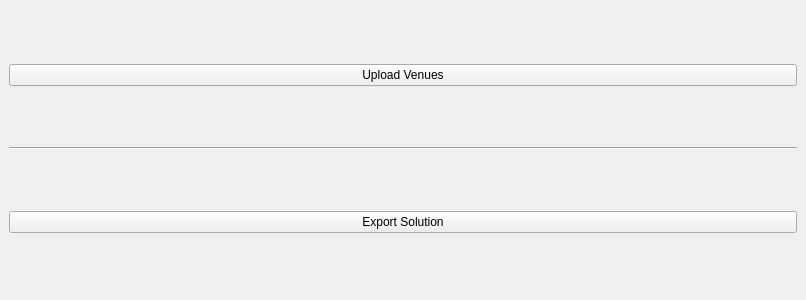
<?xml version="1.0" encoding="UTF-8"?>
<ui version="4.0">
    <class>Export</class>
    <widget class="QDockWidget" name="Export">
        <property name="geometry">
            <rect>
                <x>0</x>
                <y>0</y>
                <width>806</width>
                <height>300</height>
            </rect>
        </property>
        <property name="sizePolicy">
            <sizepolicy hsizetype="Expanding" vsizetype="Expanding">
                <horstretch>0</horstretch>
                <verstretch>0</verstretch>
            </sizepolicy>
        </property>
        <property name="windowTitle">
            <string>Export</string>
        </property>
        <widget class="QWidget" name="dockWidgetContents">
            <layout class="QGridLayout" name="gridLayout">
                <item row="0" column="0">
                    <widget class="QPushButton" name="upload_button">
                        <property name="sizePolicy">
                            <sizepolicy hsizetype="Minimum" vsizetype="Fixed">
                                <horstretch>0</horstretch>
                                <verstretch>0</verstretch>
                            </sizepolicy>
                        </property>
                        <property name="text">
                            <string>Upload Venues</string>
                        </property>
                    </widget>
                </item>
                <item row="1" column="0">
                    <widget class="Line" name="line">
                        <property name="orientation">
                            <enum>Qt::Orientation::Horizontal</enum>
                        </property>
                    </widget>
                </item>
                <item row="2" column="0">
                    <widget class="QPushButton" name="export_button">
                        <property name="text">
                            <string>Export Solution</string>
                        </property>
                    </widget>
                </item>
            </layout>
        </widget>
    </widget>
    <resources/>
    <connections/>
</ui>
